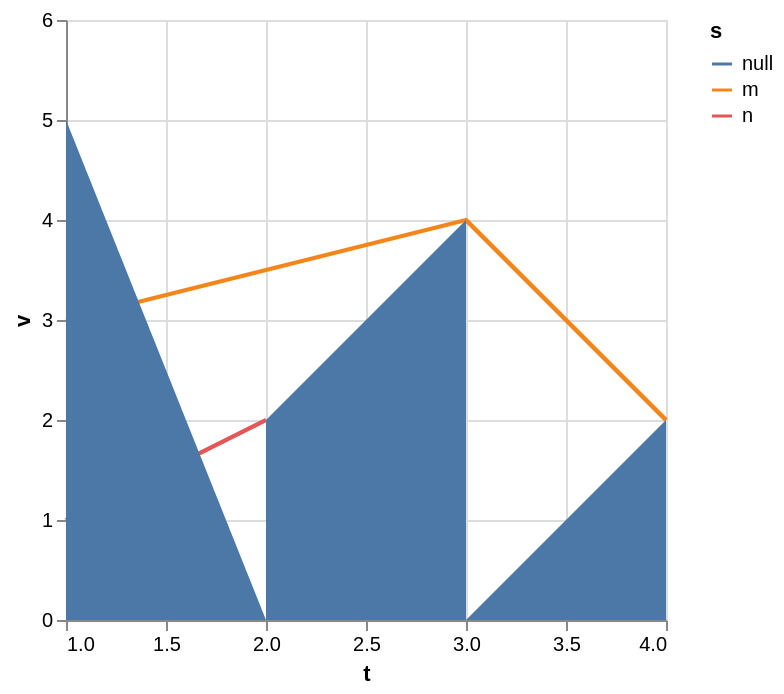

Vega-Lite specification for this chart:
### Vega-Lite specification from a JSON file in a GitHub repository (floating-point values rounded to 4 significant figures)
{"$schema": "https://vega.github.io/schema/vega-lite/v6.json", "data": {"values": [{"t": 1, "v": 3, "s": "m"}, {"t": 2, "v": null, "s": "m"}, {"t": 3, "v": 4, "s": "m"}, {"t": 4, "v": 2, "s": "m"}, {"t": 1, "v": 1, "s": "n"}, {"t": 2, "v": 2, "s": "n"}, {"t": null, "v": 5, "s": "n"}, {"t": 3, "v": null, "s": null}, {"t": 4, "v": 6, "s": null}]}, "layer": [{"mark": "line", "encoding": {"x": {"field": "t", "type": "quantitative"}, "y": {"field": "v", "type": "quantitative"}, "color": {"field": "s", "type": "nominal"}}}, {"mark": {"type": "line", "invalid": "filter"}, "encoding": {"x": {"field": "t", "type": "quantitative"}, "y": {"field": "v", "type": "quantitative"}, "color": {"field": "s", "type": "nominal"}}}, {"mark": {"type": "area", "invalid": "show"}, "encoding": {"x": {"field": "t", "type": "quantitative"}, "y": {"field": "v", "type": "quantitative", "stack": null}}}]}
